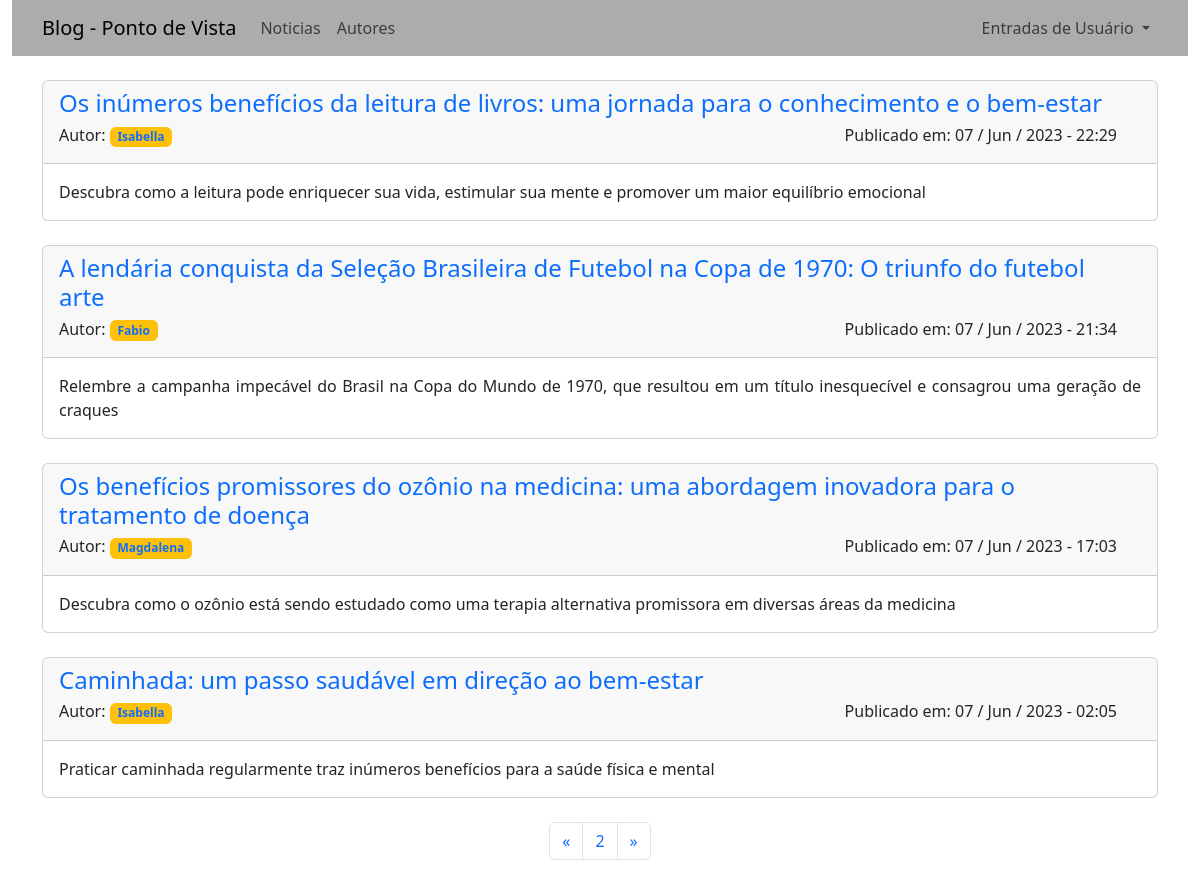
/noticias/?page=2, run on the app's committed database.
### app_noticias/models.py (models this page shows, shortened)
class Noticia(models.Model):
    titulo = models.CharField(max_length=100)
    sub_titulo = models.CharField(max_length=150)
    data = models.DateTimeField(auto_now_add=True)
    autor = models.ForeignKey(User, on_delete=models.CASCADE)
    texto = models.TextField()

### app_noticias/views.py (the view)
# urls.py: path('noticias/', views.noticias, name='noticias'),
def noticias(request):
    template = 'noticias/noticias.html'
    noticias = Noticia.objects.all().order_by('-data')
    paginator = Paginator(noticias, 4)
    page_number = request.GET.get('page')
    page_obj = paginator.get_page(page_number)
    context = {
        'noticias': page_obj
        }
    return render(request, template , context)

### app_noticias/templates/noticias/noticias.html
{% extends "noticias/base.html" %}
{% block content %}
    {% for noticia in noticias %}
        <div class="card">
            <div class="card-header">
                <div class="row">
                    <div class="row">
                        <h4><a href="{% url 'noticias:noticia' noticia.id %}" style="text-decoration: none;">{{ noticia.titulo }}</a></h4>
                    </div>
                    <div class="row" >
                        <div class="col"><h6>Autor: <span class="badge bg-warning"><a href="#" style="text-decoration: none;">{{ noticia.autor }}</a></span></h6></div>
                        <div class="col" style="text-align: right;">
                            <h6>Publicado em: {{ noticia.data|date:'d / M / Y - H:i' }}</h6>
                        </div>
                    </div>
                </div>
            </div>
            <div class="card-body" style="text-align: justify;">
                <span> {{ noticia.sub_titulo}} </span>
            </div>
        </div>
        <br>
    {% empty %}
        <h4>Ainda não há nóticias cadastradas.</h4>
    {% endfor %}
    <nav class="d-flex justify-content-center" aria-label="Page navigation example">
        <ul class="pagination">
          <li class="page-item">
            {% if noticias.has_previous %}
              <a href="?page={{noticias.previous_page_number}}" class="page-link">
                  <span aria-hidden="true">&laquo;</span>
              </a>
            {% endif %}
          </li>
          <li class="page-item"><a class="page-link" href="#">{{ noticias.number }}</a></li>
          <li class="page-item">
            {% if noticias.has_next %}
              <a href="?page={{noticias.next_page_number}}" class="page-link">
                  <span aria-hidden="true">&raquo;</span>
              </a>
            {% endif %}
          </li>
        </ul>
    </nav>
{% endblock %}

### data on the page
Noticia: titulo "Os inúmeros benefícios da leitura de livros: uma jornada para o conhecimento e o bem-estar", autor "Isabella", data "07 / Jun / 2023 - 22:29", sub_titulo "Descubra como a leitura pode enriquecer sua vida, estimular sua mente e promover um maior equilíbrio emocional"
Noticia: titulo "A lendária conquista da Seleção Brasileira de Futebol na Copa de 1970: O triunfo do futebol arte", autor "Fabio", data "07 / Jun / 2023 - 21:34", sub_titulo "Relembre a campanha impecável do Brasil na Copa do Mundo de 1970, que resultou em um título inesquecível e consagrou uma geração de craques"
Noticia: titulo "Os benefícios promissores do ozônio na medicina: uma abordagem inovadora para o tratamento de doença", autor "Magdalena", data "07 / Jun / 2023 - 17:03", sub_titulo "Descubra como o ozônio está sendo estudado como uma terapia alternativa promissora em diversas áreas da medicina"
Noticia: titulo "Caminhada: um passo saudável em direção ao bem-estar", autor "Isabella", data "07 / Jun / 2023 - 02:05", sub_titulo "Praticar caminhada regularmente traz inúmeros benefícios para a saúde física e mental"

### other printed values
{{ noticias.number }} "2"
